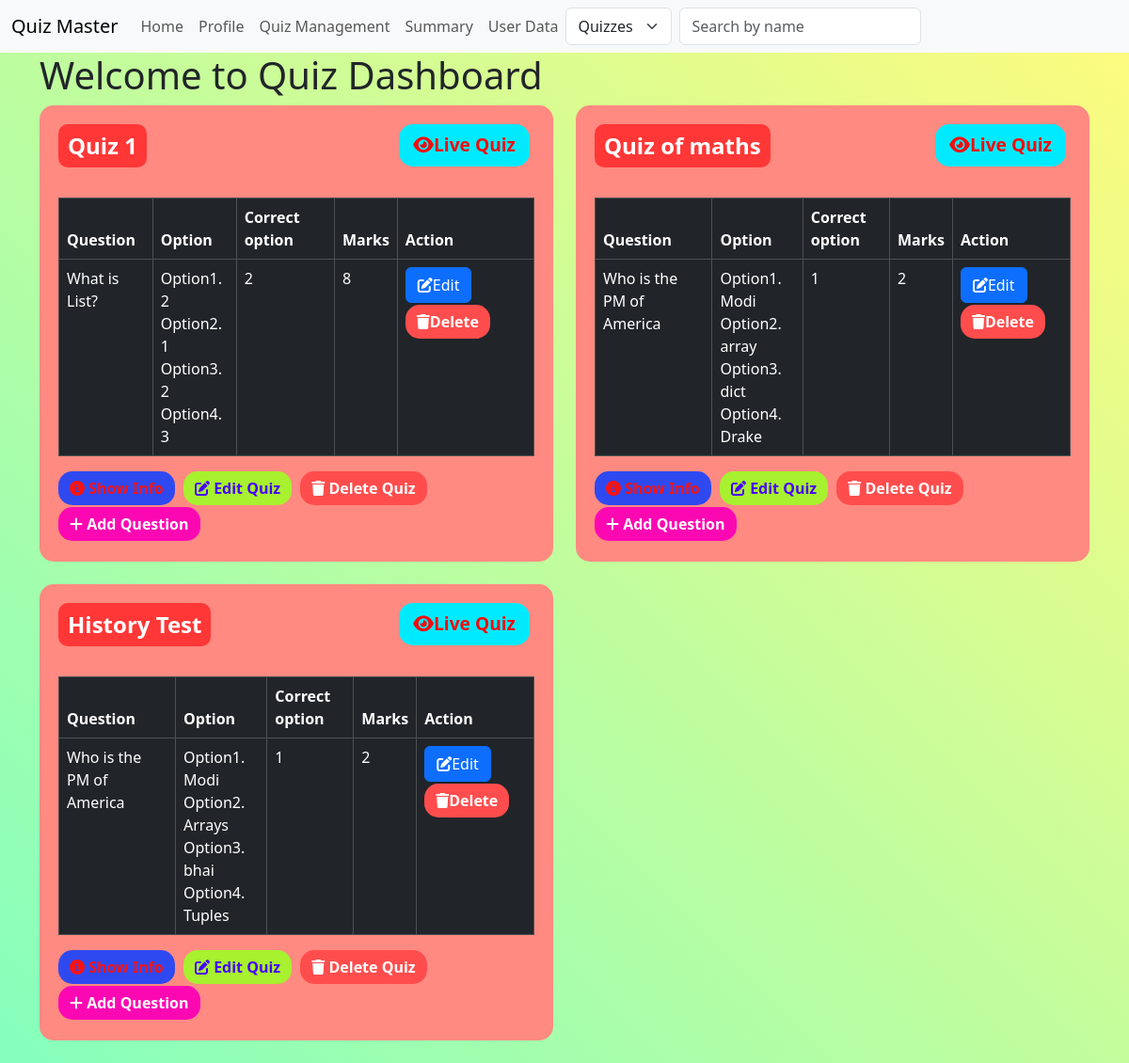
Page /search (signed in) on the committed database.
### models.py (models this page shows)
class User(db.Model):
    id = db.Column(db.Integer, primary_key = True)
    username = db.Column(db.String(50), unique = True, nullable = False)
    password_hash = db.Column(db.String(256),  nullable = False)
    full_name = db.Column(db.String(100), nullable = True)
    qualification = db.Column(db.String(255), nullable = True)
    dob = db.Column(db.String(20), nullable = True)
    is_admin = db.Column(db.Boolean, nullable = False, default = False)

class Quiz(db.Model):
    id = db.Column(db.Integer, primary_key = True)
    name = db.Column(db.String(255), nullable = False)
    no_of_question = db.Column(db.Integer, nullable = False)
    marks = db.Column(db.Integer, nullable = False)
    date = db.Column(db.DateTime, default=datetime.utcnow)
    time = db.Column(db.Integer, default=int(datetime.utcnow().timestamp()))
    remark = db.Column(db.String(255))
    chapter_id = db.Column(db.Integer, db.ForeignKey('chapter.id'), nullable=False)
    questions = db.relationship('Question', backref='quiz', lazy=True)

class Question(db.Model):
    id = db.Column(db.Integer, primary_key = True)
    question_name = db.Column(db.String(300), nullable = False)
    option1 = db.Column(db.String(50), nullable = False)
    option2 = db.Column(db.String(50), nullable = False)
    option3 = db.Column(db.String(50), nullable = False)
    option4 = db.Column(db.String(50), nullable = False)
    correct_option = db.Column(db.String(50), nullable = False)
    quiz_id = db.Column(db.Integer, db.ForeignKey('quiz.id'), nullable = False)

### routes.py (the view)
@app.route('/search')
@auth_requried
def search():
    user = User.query.get(session['user_id'])
    if not user:
        return redirect(url_for('login'))
    query = request.args.get('q', '')
    source = request.args.get('source', 'quiz')
    if user.is_admin:
        if source == 'subjects':
            subjects = Subject.query.filter(Subject.name.ilike(f"%{query}%")).all()
            return render_template('admin.html', subjects=subjects, user=user, source=source)
        elif source == 'quiz':
            quizzes = Quiz.query.filter(Quiz.name.ilike(f"%{query}%")).all()
            return render_template('quiz.html', quizzes=quizzes, user=user, source=source)

### routes.py (called while the page is built)
def auth_requried(func):
    @wraps(func)
    def inner(*args, **kwargs):
        if 'user_id' in session:
            return func(*args, **kwargs)
        else:
            flash('You need to be logged in to access this page')
            return redirect(url_for('login'))
    return inner

### templates/quiz.html (shortened to what this page needs)
{% extends 'layout.html' %}
{% block content %}
<h1>Welcome to Quiz Dashboard</h1>
<div class="row">
    {% for quiz in quizzes %}
    <div class="col-md-6 mb-4">
        <div class="custom-card">
            <div class="quiz-header">
                <span class="quiz-title">{{quiz.name}}</span>
                <a href="{{url_for('live_quiz', id=quiz.id)}}" class="btn btn-live">
                    <i class="fas fa-eye"></i>Live Quiz
                </a>
            </div>
            <div class="mt-3">
                <div class="quiz-section">
                    <table class="table table-bordered table-dark">
                        <thead>
                            <tr>
                                <th>Question</th>
                                <th>Option</th>
                                <th>Correct option</th>
                                <th>Marks</th>
                                <th>Action</th>
                            </tr>
                        </thead>
                        <tbody>
                            {% for question in quiz.questions %}
                            <tr>
                                <td>{{ question.question_name }}</td>
                                <td>
                                    Option1. {{question.option1}}<br>
                                    Option2. {{question.option2}}<br>
                                    Option3. {{question.option3}}<br>
                                    Option4. {{question.option4}}
                                </td>
                                <td>{{ question.correct_option }}</td>
                                <td>{{ quiz.marks }}</td>
                                <td>
                                    <a href="{{ url_for('edit_question', id=quiz.id, question_id=question.id) }}" class="btn btn-primary">
                                        <i class="fas fa-edit"></i>Edit
                                    </a>
                                    <a href="{{ url_for('delete_question', id=quiz.id, question_id=question.id)}}" class="btn btn-delete">
                                        <i class="fas fa-trash"></i>Delete
                                    </a>
                                </td>
                            </tr>
                            {% endfor %}
                        </tbody>
                    </table>
                </div>
                <a href="{{ url_for('show_quiz', id=quiz.id) }}" class="btn btn-info">
                    <i class="fas fa-info-circle"></i> Show Info
                </a>
                <a href="{{ url_for('edit_quiz', id=quiz.id) }}" class="btn btn-edit">
                    <i class="fas fa-edit"></i> Edit Quiz
                </a>
                <a href="{{ url_for('delete_quiz', id=quiz.id) }}" class="btn btn-delete">
                    <i class="fas fa-trash"></i> Delete Quiz
                </a>
                <a href="{{ url_for('add_question', id=quiz.id) }}" class="btn btn-add">
                    <i class="fas fa-plus"></i> Add Question
                </a>
            </div>
        </div>
    </div>
    {% endfor %}
</div>
{% endblock %}

### templates/navbar.html (shortened to what this page needs)
<nav class="navbar navbar-expand-lg bg-body-tertiary">
    <div class="container-fluid">
        <a class="navbar-brand" href="/">Quiz Master</a>
        <div class="collapse navbar-collapse" id="navbarSupportedContent">
            <ul class="navbar-nav me-auto mb-2 mb-lg-0">
                {% if 'user_id' in session %}
                <li class="nav-item">
                    <a class="nav-link" href="{{ url_for('home') }}">Home</a>
                </li>
                <li class="nav-item">
                    <a class="nav-link" href="{{ url_for('profile') }}">Profile</a>
                </li>
                {% if user and user.is_admin %}
                <li class="nav-item">
                    <a class="nav-link" href="{{ url_for('quiz_management') }}">Quiz Management</a>
                </li>
                <li class="nav-item">
                    <a class="nav-link" href="{{ url_for('summary') }}">Summary</a>
                </li>
                <li class="nav-item">
                    <a class="nav-link" href="{{ url_for('user_data') }}">User Data</a>
                </li>
                {% endif %}
                <form class="d-flex" method="GET" action="{{ url_for('search') }}">
                    <select class="form-select me-2" name="source" style="width: auto;">
                        {% if user.is_admin %}
                        <option value="quiz" {% if source=='quiz' %}selected{% endif %}>Quizzes</option>
                        {% endif %}
                    </select>
                    <input class="form-control me-2" type="search" placeholder="Search by name" name="q"
                        value="{{ request.args.get('q', '') }}">
                    <button class="btn btn-outline-light" type="submit">Search</button>
                </form>
                {% endif %}
            </ul>
        </div>
    </div>
</nav>

### templates/quiz.html (style rules this page uses)
body { background-color: #85FFBD; background-image: linear-gradient(45deg, #85FFBD 0%, #FFFB7D 100%); }
.custom-card { border-radius: 15px; background-color: #ff8a81; color: white; padding: 20px; display: flex; flex-direction: column; }
.quiz-header { display: flex; justify-content: space-between; align-items: center; margin-bottom: 15px; }
.quiz-title { font-size: 1.5rem; font-weight: bold; background-color: #ff3737; color: white; padding: 5px 10px; border-radius: 10px; display: inline-block; }
.btn-live { font-size: 1.2rem; background-color: #00eaff; color: rgb(248, 10, 10); border: none; font-weight: bold; border-radius: 15px; padding: 8px 15px; margin-left: auto; }
.btn-add { background-color: #fc08b3; color: white; border: none; font-weight: bold; border-radius: 15px; }
.btn-delete { background-color: #ff4d4d; color: white; border: none; font-weight: bold; border-radius: 15px; }
.btn-edit { background-color: #a7f12f; color: rgb(72, 0, 253); border: none; font-weight: bold; border-radius: 15px; }
.btn-info { background-color: #2f49f1; color: rgb(248, 19, 19); border: none; font-weight: bold; border-radius: 15px; }
.btn { margin-right: 5px; margin-bottom: 2px; }

### rows in the picture
User: source "Quizzes"
Quiz: name "Quiz 1", marks "8"
Question: question_name "What is List?", option1 "2", option2 "1", option3 "2", option4 "3", correct_option "2"
Quiz: name "Quiz of maths", marks "2"
Question: question_name "Who is the PM of America", option1 "Modi", option2 "array", option3 "dict", option4 "Drake", correct_option "1"
Quiz: name "History Test", marks "2"
Question: question_name "Who is the PM of America", option1 "Modi", option2 "Arrays", option3 "bhai", option4 "Tuples", correct_option "1"
